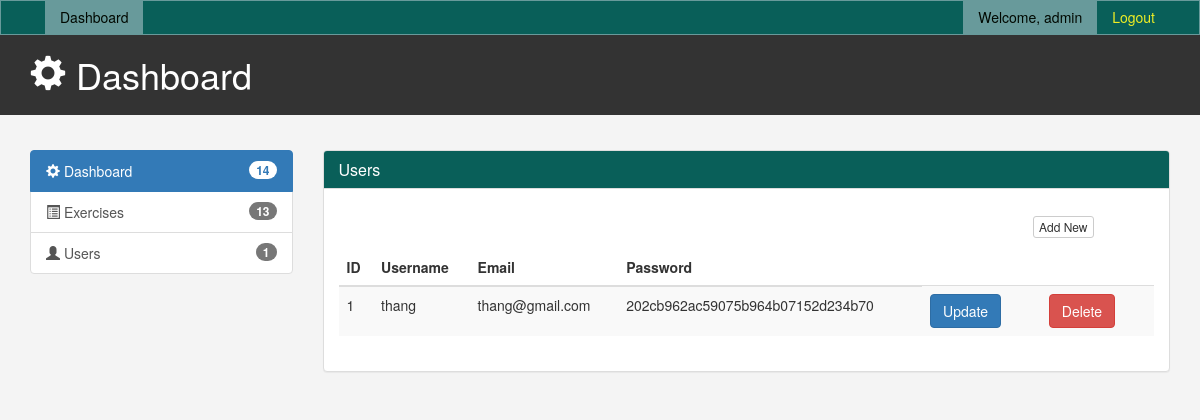
Page /cms/users.php (signed in) on the committed database.
### tables this page shows
CREATE TABLE `admin_form` (
  `id` int(100) NOT NULL,
  `username` varchar(100) NOT NULL,
  `password` varchar(100) NOT NULL
);

CREATE TABLE `user_form` (
  `id` int(100) NOT NULL,
  `username` varchar(100) NOT NULL,
  `email` varchar(100) NOT NULL,
  `password` varchar(100) NOT NULL,
  `image` varchar(100) NOT NULL
);

### cms/users.php (the view, shortened to what this page needs)
<?php
include '../config.php';
include('inc/header.php');
$sql = "SELECT * FROM user_form";
$all_user = $conn->query($sql);
?>
<link href="./css/cms.css" rel="stylesheet" type="text/css">
</head>
<body>
<?php
include "menus.php";
?>
<header id="header">
	<div class="container">
		<div class="row">
			<div class="col-md-10">
				<h1><span class="glyphicon glyphicon-cog" aria-hidden="true"></span> Dashboard</h1>
			</div>
			<br>
		</div>
	</div>
</header>
<br>
<section id="main">
	<div class="container">
		<div class="row">
			<?php include "left_menus.php"; ?>
			<div class="col-md-9">
				<div class="panel panel-default">
					<div class="panel-heading"style="background-color:  #095f59;">
						<h3 class="panel-title" style="color: white;">Users</h3>
					</div>
					<div class="panel-body">
						<div class="panel-heading">
							<div class="row">
								<div class="col-md-10">
								</div>
								<div class="col-md-2">
									<a href="add_user.php" class="btn btn-default btn-xs">Add New</a>
								</div>
							</div>
						</div>
						<table class="table table-striped">
							<thead>
								<tr>
									<th>ID</th>
									<th>Username</th>
									<th>Email</th>
									<th>Password</th>
								</tr>
							</thead>
							<tbody>
								<?php
									while ($row = mysqli_fetch_assoc($all_user)){
								?>
									<?php
										echo "
											<tr>
												<td><div id='id'>".$row['id']."</div></td>
												<td><div id='username'>".$row['username']."</div></td>
												<td><div id='email'>".$row['email']."</div></td>
												<td><div id='password'>".$row['password']."</div></td>
												<td><button class='btn btn-primary'><a href='update_user.php?update=".$row['id']."' style='color:white; text-decoration:none;'>Update</a></button><td>
												<td><button class='btn btn-danger'><a href='delete_user.php?delete=".$row['id']."' style='color:white; text-decoration:none;'>Delete</a><td>
											</tr>
										";
									?>
								<?php
										}
								?>
							</tbody>
						</table>
					</div>
				</div>
			</div>
		</div>
	</div>
</section>
</body>
 <?php include('inc/footer.php');?>

### cms/menus.php (shortened to what this page needs)
<?php
	include '../config.php';
	$user_id = $_SESSION['user_id'];
    $sql = mysqli_query($conn, "SELECT * FROM `admin_form` WHERE id = '$user_id'") or die('query failed');
    if (mysqli_num_rows($sql)>0){
      $data = mysqli_Fetch_assoc($sql);
    }
?>
<nav class="navbar navbar-default">
  <div class="container">
	<div class="navbar-header">
	  <a class="navbar-brand" href="#"></a>
	</div>
	<div id="navbar" class="collapse navbar-collapse">
	  <ul class="nav navbar-nav">
		<li class="active"><a href="admin.php">Dashboard</a></li>
	  </ul>
	  <ul class="nav navbar-nav navbar-right">
		<li class="active"><a href="#">Welcome, <?php echo $data['username'];?></a></li>
		<li><a href="logout.php">Logout</a></li>
	  </ul>
	</div>
  </div>
</nav>

### cms/css/cms.css (style rules this page uses)
body { background: #f4f4f4; }
.navbar { min-height: 33px !important; margin-bottom: 0; border-radius: 0; }
.navbar-nav> li>a, .navbar-brand { padding-top: 6px !important; padding-bottom: 0; height: 33px; }
#header { background: #333333; color: #ffffff; padding-bottom: 10px; margin-bottom: 15px; }
.navbar-default { background-color: #095f59; border-color: #689a9b; }
.navbar-default .navbar-brand { color: #efee24; }
.navbar-default .navbar-nav > li > a { color: #efee24; }
.navbar-default .navbar-nav > .active > a, .navbar-default .navbar-nav > .active > a:hover, .navbar-default .navbar-nav > .active > a:focus { color: #010800; background-color: #689a9b; }
.navbar-default .navbar-collapse, .navbar-default .navbar-form { border-color: #efee24; }

### rows in the picture
admin_form: username "admin"
user_form: id "1", username "thang", email "thang@gmail.com", password "202cb962ac59075b964b07152d234b70"

### other values in the picture
$num_ex + $num_user "14"
$num_ex "13"
$num_user "1"
